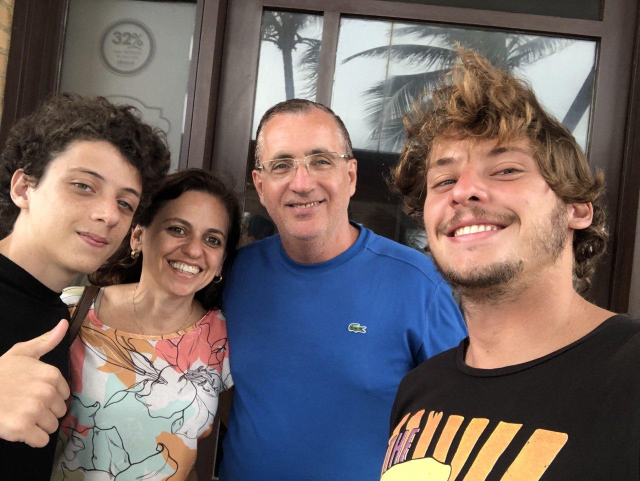
#> input picture opencv/photo1.jpg, 1280 x 962 px (shown at 1/2 size)
$ python face_detect.py
#> lines starting #> are read from the running program, lines starting #| are printed output that depends on the picture; after the words box and inside, x2 and y2 are one past the last pixel; in counts of white or black regions, pixels touching at a corner belong together
import numpy as np
import cv2

face_cascade = cv2.CascadeClassifier(cv2.data.haarcascades + 'haarcascade_frontalface_default.xml')
font = cv2.FONT_HERSHEY_SIMPLEX
fontScale = 0.7
fontColor = (0,255,0)
fontThickness = 2

img = cv2.imread('photo1.jpg')
#> img is the input picture: shape (962, 1280, 3); mean B, G, R 99.7, 101.1, 114

# Reference axis drawingfor orientation on how the frame in OpenCV works
img_origin = (0,0)
green = (0,255,0)
y_line_ending = (0,450)
cv2.line(img,img_origin,y_line_ending,green,5)
red = (0,0,255)
x_line_ending = (450,0)
cv2.line(img,img_origin,x_line_ending,red,5)
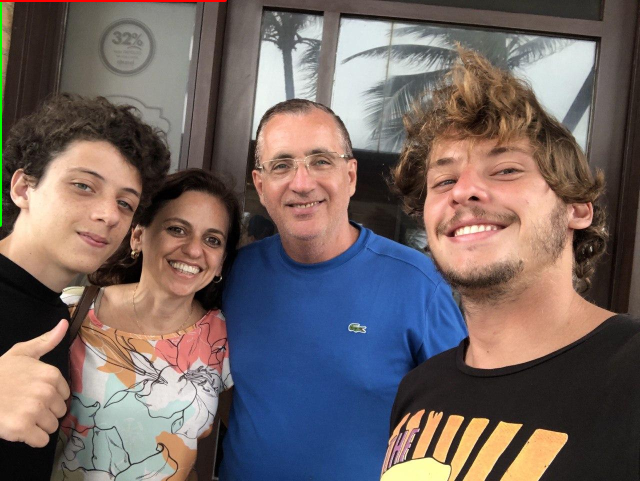
#> img: shape (962, 1280, 3) (shown at 1/2 size); mean B, G, R 99.5, 101.2, 114.1


gray = cv2.cvtColor(img, cv2.COLOR_BGR2GRAY)
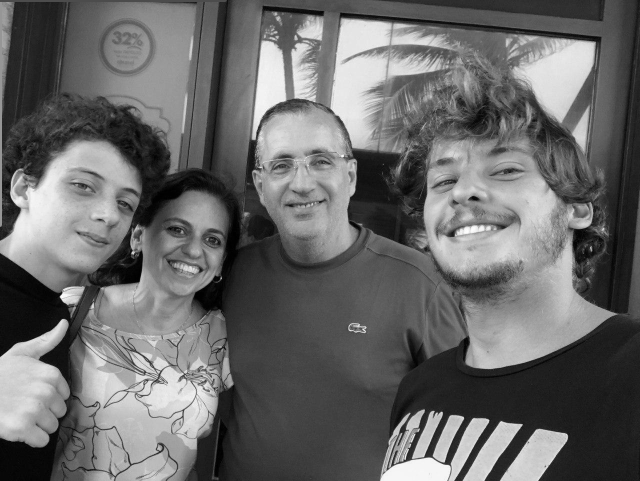
#> gray: shape (962, 1280) (shown at 1/2 size); min 0, max 255, mean 104.9

offset_multiplier = 20
i = 0

faces = face_cascade.detectMultiScale(gray, 1.3, 5)
#> faces = [[300, 400, 182, 182], [491, 236, 229, 229], [62, 283, 255, 255]]
print(faces)
#| [[300 400 182 182]
#|  [491 236 229 229]
#|  [ 62 283 255 255]]
for (x,y,w,h) in faces:

    # Each iteration the we going to multiply by the offset_multiplier so the text gets shifted downwards
    i = i + 1
    position = i*offset_multiplier
    text_position = (30,position)

    img = cv2.rectangle(img,(x,y),(x+w,y+h),(255,0,0),2)
    bb_origin = (x,y)
    onScreenString =  "Face" + str(i) + ": x,y = " + "(" + str(x) + "," +  str(y) + ")"
    onScreenString2 = "Face" + str(i) + ": w,h = (" + str(w) + "," + str(h) + ")"
    onScreenString3 = "(x+w) and (y+h): " + "(" + str(x+w) + "," +  str(y+h) + ")"
    cv2.putText(img, onScreenString, bb_origin, font, fontScale, fontColor, fontThickness,cv2.LINE_AA)
    cv2.putText(img, onScreenString2, text_position, font, fontScale, fontColor, fontThickness,cv2.LINE_AA)
    cv2.putText(img, onScreenString3, (x+w,y+h), font, fontScale, fontColor, fontThickness,cv2.LINE_AA)
    roi_gray = gray[y:y+h, x:x+w]
    roi_color = img[y:y+h, x:x+w]
#> this loop made 3 passes
#> (x, y, w, h, position, text_position, onScreenString3) on passes 1 to 3: (300, 400, 182, 182, 20, (30, 20), '(x+w) and (y+h): (482,582)'), (491, 236, 229, 229, 40, (30, 40), '(x+w) and (y+h): (720,465)'), (62, 283, 255, 255, 60, (30, 60), '(x+w) and (y+h): (317,538)')
#> pass 1, `img = cv2.rectangle(img,(x,y),(x+w,y+h),(255,0,0),2)`:
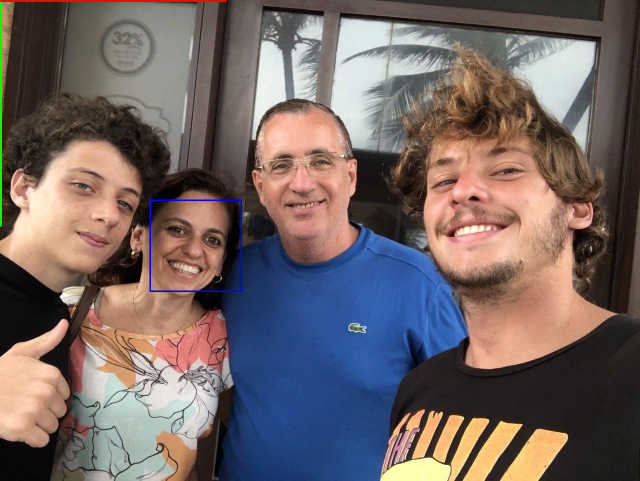
#> img: shape (962, 1280, 3) (shown at 1/2 size); 0.18% of pixels changed, all inside (x1, y1, x2, y2) = (299, 399, 484, 584)
#> pass 1, `roi_gray = gray[y:y+h, x:x+w]`:
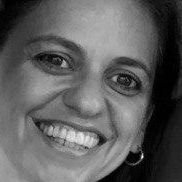
#> roi_gray: shape (182, 182); min 0, max 253, mean 93.8
#> pass 1, `roi_color = img[y:y+h, x:x+w]`:
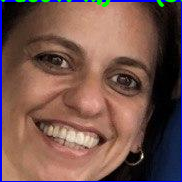
#> roi_color: shape (182, 182, 3); mean B, G, R 77, 84, 116.2
#> pass 2, `img = cv2.rectangle(img,(x,y),(x+w,y+h),(255,0,0),2)`:
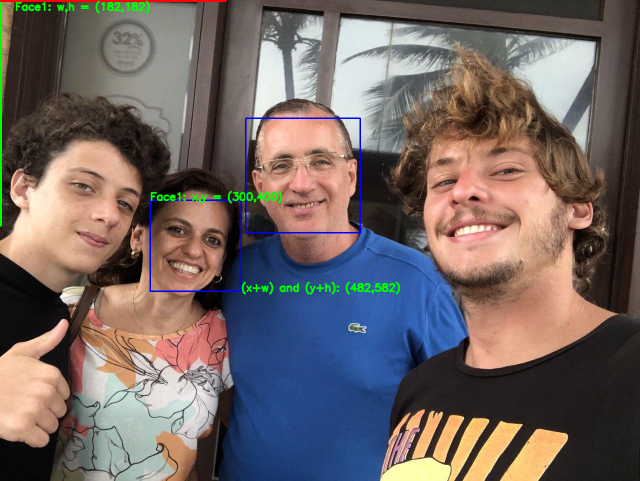
#> img: shape (962, 1280, 3) (shown at 1/2 size); 0.99% of pixels changed, all inside (x1, y1, x2, y2) = (30, 1, 801, 590)
#> after the loop:
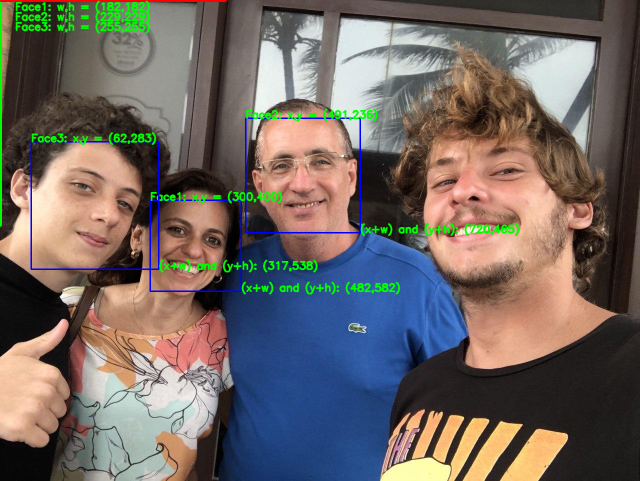
#> img: shape (962, 1280, 3) (shown at 1/2 size); 1.75% of pixels changed, all inside (x1, y1, x2, y2) = (30, 21, 1039, 546)
#> after the loop, i = 3

cv2.imshow('img',img)
cv2.waitKey(0)
cv2.destroyAllWindows()
